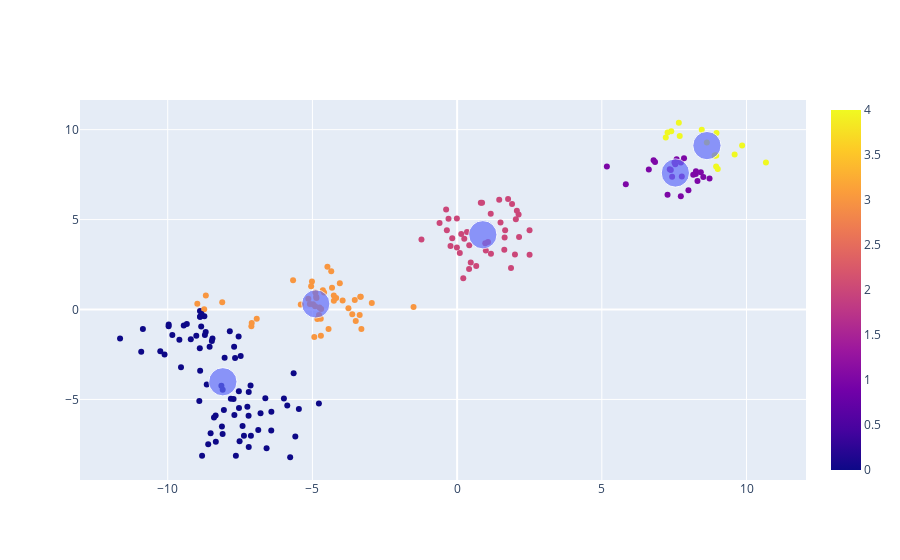

Here is the notebook cell this chart was saved with:
### Code cell
grafico1 = px.scatter(x=x_random[:,0], y=x_random[:,1], color=rotulos)
grafico2 = px.scatter(x=centroides[:,0], y=centroides[:,1], size=[5, 5, 5, 5, 5])
grafico3 = go.Figure(data=grafico1.data + grafico2.data)

grafico3.show()

### Figure 1 — Plotly figure (JSON) as saved in the notebook; plotly's stock layout.template omitted (floating-point values rounded to 4 significant figures; data arrays with more than 128 entries replaced by an {"elided": "..."} marker saying what was removed)
{"data": [{"hovertemplate": "x=%{x}<br>y=%{y}<br>color=%{marker.color}<extra></extra>", "legendgroup": "", "marker": {"color": {"elided": "200 int values"}, "coloraxis": "coloraxis", "symbol": "circle"}, "mode": "markers", "name": "", "orientation": "v", "showlegend": false, "type": "scatter", "x": {"elided": "200 float values"}, "xaxis": "x", "y": {"elided": "200 float values"}, "yaxis": "y"}, {"hovertemplate": "x=%{x}<br>y=%{y}<br>size=%{marker.size}<extra></extra>", "legendgroup": "", "marker": {"color": "#636efa", "size": [5, 5, 5, 5, 5], "sizemode": "area", "sizeref": 0.0125, "symbol": "circle"}, "mode": "markers", "name": "", "orientation": "v", "showlegend": false, "type": "scatter", "x": [-8.095, 7.541, 0.8879, -4.885, 8.632], "xaxis": "x", "y": [-4.018, 7.591, 4.156, 0.311, 9.113], "yaxis": "y"}], "layout": {}}
